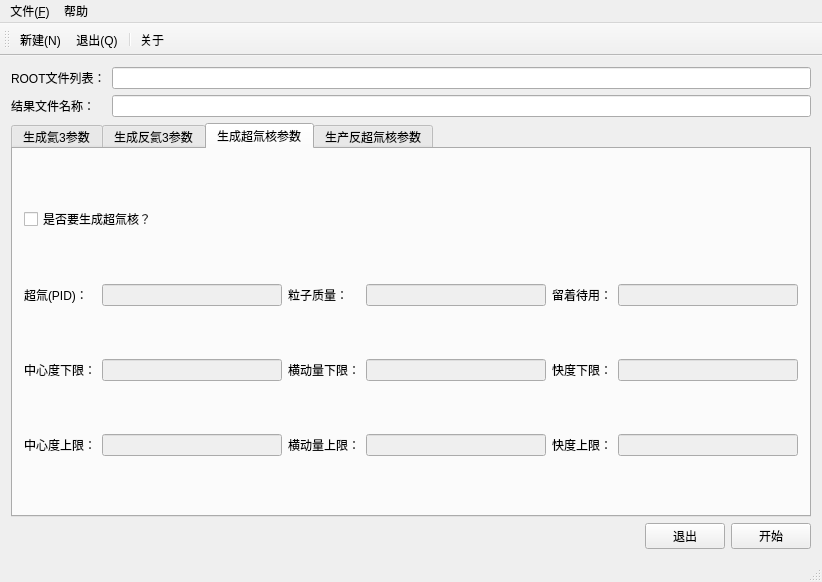
<?xml version="1.0" encoding="UTF-8"?>
<ui version="4.0">
 <class>MainWindow</class>
 <widget class="QMainWindow" name="MainWindow">
  <property name="geometry">
   <rect>
    <x>0</x>
    <y>0</y>
    <width>822</width>
    <height>582</height>
   </rect>
  </property>
  <property name="windowTitle">
   <string>MainWindow</string>
  </property>
  <widget class="QWidget" name="centralWidget">
   <layout class="QHBoxLayout" name="horizontalLayout">
    <item>
     <layout class="QVBoxLayout" name="verticalLayout">
      <item>
       <layout class="QGridLayout" name="gridLayout_3">
        <item row="0" column="0">
         <layout class="QGridLayout" name="gridLayout_2">
          <item row="0" column="0">
           <widget class="QLabel" name="inputFileListLabel">
            <property name="text">
             <string>ROOT文件列表：</string>
            </property>
            <property name="buddy">
             <cstring>inputFileListLineEdit</cstring>
            </property>
           </widget>
          </item>
          <item row="0" column="1">
           <widget class="QLineEdit" name="inputFileListLineEdit">
            <property name="text">
             <string/>
            </property>
           </widget>
          </item>
          <item row="1" column="0">
           <widget class="QLabel" name="resultFileNameLabel">
            <property name="text">
             <string>结果文件名称：</string>
            </property>
            <property name="buddy">
             <cstring>resultFileNameLineEdit</cstring>
            </property>
           </widget>
          </item>
          <item row="1" column="1">
           <widget class="QLineEdit" name="resultFileNameLineEdit"/>
          </item>
         </layout>
        </item>
        <item row="1" column="0">
         <widget class="QTabWidget" name="tabWidget">
          <property name="enabled">
           <bool>true</bool>
          </property>
          <property name="currentIndex">
           <number>2</number>
          </property>
          <widget class="QWidget" name="helium3Tab">
           <attribute name="title">
            <string>生成氦3参数</string>
           </attribute>
           <layout class="QGridLayout" name="gridLayout">
            <item row="3" column="0">
             <widget class="QLabel" name="helium3CentralityHighLabel">
              <property name="text">
               <string>中心度上限：</string>
              </property>
              <property name="buddy">
               <cstring>helium3CentralityHighLineEdit</cstring>
              </property>
             </widget>
            </item>
            <item row="3" column="4">
             <widget class="QLabel" name="helium3RapidityHighLabel">
              <property name="text">
               <string>快度上限：</string>
              </property>
              <property name="buddy">
               <cstring>helium3RapidityHighLineEdit</cstring>
              </property>
             </widget>
            </item>
            <item row="1" column="4">
             <widget class="QLabel" name="helium3WaitingLabel">
              <property name="text">
               <string>留着待用：</string>
              </property>
              <property name="buddy">
               <cstring>helium3WaitingLineEdit</cstring>
              </property>
             </widget>
            </item>
            <item row="1" column="3">
             <widget class="QLineEdit" name="helium3MassLineEdit">
              <property name="enabled">
               <bool>false</bool>
              </property>
             </widget>
            </item>
            <item row="2" column="1">
             <widget class="QLineEdit" name="helium3CentralityLowLineEdit">
              <property name="enabled">
               <bool>false</bool>
              </property>
             </widget>
            </item>
            <item row="3" column="3">
             <widget class="QLineEdit" name="helium3PtHighLineEdit">
              <property name="enabled">
               <bool>false</bool>
              </property>
             </widget>
            </item>
            <item row="1" column="2">
             <widget class="QLabel" name="helium3MassLabel">
              <property name="text">
               <string>粒子质量：</string>
              </property>
              <property name="buddy">
               <cstring>helium3MassLineEdit</cstring>
              </property>
             </widget>
            </item>
            <item row="3" column="1">
             <widget class="QLineEdit" name="helium3CentralityHighLineEdit">
              <property name="enabled">
               <bool>false</bool>
              </property>
             </widget>
            </item>
            <item row="1" column="5">
             <widget class="QLineEdit" name="helium3WaitingLineEdit">
              <property name="enabled">
               <bool>false</bool>
              </property>
             </widget>
            </item>
            <item row="2" column="4">
             <widget class="QLabel" name="helium3RapidityLowLabel">
              <property name="text">
               <string>快度下限：</string>
              </property>
              <property name="buddy">
               <cstring>helium3RapidityLowLineEdit</cstring>
              </property>
             </widget>
            </item>
            <item row="2" column="0">
             <widget class="QLabel" name="helium3CentralityLowLabel">
              <property name="text">
               <string>中心度下限：</string>
              </property>
              <property name="buddy">
               <cstring>helium3CentralityLowLineEdit</cstring>
              </property>
             </widget>
            </item>
            <item row="1" column="0">
             <widget class="QLabel" name="helium3PIDLabel">
              <property name="text">
               <string>氦3(PID)：</string>
              </property>
              <property name="buddy">
               <cstring>helium3PIDLineEdit</cstring>
              </property>
             </widget>
            </item>
            <item row="3" column="2">
             <widget class="QLabel" name="helium3PtHighLabel">
              <property name="text">
               <string>横动量上限：</string>
              </property>
              <property name="buddy">
               <cstring>helium3PtHighLineEdit</cstring>
              </property>
             </widget>
            </item>
            <item row="2" column="5">
             <widget class="QLineEdit" name="helium3RapidityLowLineEdit">
              <property name="enabled">
               <bool>false</bool>
              </property>
             </widget>
            </item>
            <item row="1" column="1">
             <widget class="QLineEdit" name="helium3PIDLineEdit">
              <property name="enabled">
               <bool>false</bool>
              </property>
             </widget>
            </item>
            <item row="2" column="2">
             <widget class="QLabel" name="helium3PtLowLabel">
              <property name="text">
               <string>横动量下限：</string>
              </property>
              <property name="buddy">
               <cstring>helium3PtLowLineEdit</cstring>
              </property>
             </widget>
            </item>
            <item row="3" column="5">
             <widget class="QLineEdit" name="helium3RapidityHighLineEdit">
              <property name="enabled">
               <bool>false</bool>
              </property>
             </widget>
            </item>
            <item row="2" column="3">
             <widget class="QLineEdit" name="helium3PtLowLineEdit">
              <property name="enabled">
               <bool>false</bool>
              </property>
             </widget>
            </item>
            <item row="0" column="0" colspan="6">
             <widget class="QCheckBox" name="helium3CheckBox">
              <property name="text">
               <string>是否要生成Helium3粒子？</string>
              </property>
             </widget>
            </item>
           </layout>
          </widget>
          <widget class="QWidget" name="antiHelium3Tab">
           <attribute name="title">
            <string>生成反氦3参数</string>
           </attribute>
           <layout class="QGridLayout" name="gridLayout_5">
            <item row="0" column="0" colspan="6">
             <widget class="QCheckBox" name="antiHelium3CheckBox">
              <property name="text">
               <string>是否要生成反Helium3粒子？</string>
              </property>
             </widget>
            </item>
            <item row="1" column="0">
             <widget class="QLabel" name="antiHelium3PIDLabel">
              <property name="text">
               <string>氦3(PID)：</string>
              </property>
              <property name="buddy">
               <cstring>antiHelium3PIDLineEdit</cstring>
              </property>
             </widget>
            </item>
            <item row="1" column="1">
             <widget class="QLineEdit" name="antiHelium3PIDLineEdit">
              <property name="enabled">
               <bool>false</bool>
              </property>
             </widget>
            </item>
            <item row="1" column="2">
             <widget class="QLabel" name="antiHelium3MassLabel">
              <property name="text">
               <string>粒子质量：</string>
              </property>
              <property name="buddy">
               <cstring>antiHelium3MassLineEdit</cstring>
              </property>
             </widget>
            </item>
            <item row="1" column="3">
             <widget class="QLineEdit" name="antiHelium3MassLineEdit">
              <property name="enabled">
               <bool>false</bool>
              </property>
             </widget>
            </item>
            <item row="1" column="4">
             <widget class="QLabel" name="antiHelium3WaitingLabel">
              <property name="text">
               <string>留着待用：</string>
              </property>
              <property name="buddy">
               <cstring>antiHelium3WaitingLineEdit</cstring>
              </property>
             </widget>
            </item>
            <item row="2" column="0">
             <widget class="QLabel" name="antiHelium3CentralityLowLabel">
              <property name="text">
               <string>中心度下限：</string>
              </property>
              <property name="buddy">
               <cstring>antiHelium3CentralityLowLineEdit</cstring>
              </property>
             </widget>
            </item>
            <item row="2" column="1">
             <widget class="QLineEdit" name="antiHelium3CentralityLowLineEdit">
              <property name="enabled">
               <bool>false</bool>
              </property>
             </widget>
            </item>
            <item row="2" column="2">
             <widget class="QLabel" name="antiHelium3PtLowLabel">
              <property name="text">
               <string>横动量下限：</string>
              </property>
              <property name="buddy">
               <cstring>antiHelium3PtLowLineEdit</cstring>
              </property>
             </widget>
            </item>
            <item row="2" column="3">
             <widget class="QLineEdit" name="antiHelium3PtLowLineEdit">
              <property name="enabled">
               <bool>false</bool>
              </property>
             </widget>
            </item>
            <item row="2" column="4">
             <widget class="QLabel" name="antiHelium3RapidityLowLabel">
              <property name="text">
               <string>快度下限：</string>
              </property>
              <property name="buddy">
               <cstring>antiHelium3RapidityLowLineEdit</cstring>
              </property>
             </widget>
            </item>
            <item row="2" column="5">
             <widget class="QLineEdit" name="antiHelium3RapidityLowLineEdit">
              <property name="enabled">
               <bool>false</bool>
              </property>
             </widget>
            </item>
            <item row="3" column="0">
             <widget class="QLabel" name="antiHelium3CentralityHighLabel">
              <property name="text">
               <string>中心度上限：</string>
              </property>
              <property name="buddy">
               <cstring>antiHelium3CentralityHighLineEdit</cstring>
              </property>
             </widget>
            </item>
            <item row="3" column="1">
             <widget class="QLineEdit" name="antiHelium3CentralityHighLineEdit">
              <property name="enabled">
               <bool>false</bool>
              </property>
             </widget>
            </item>
            <item row="3" column="2">
             <widget class="QLabel" name="antiHeilum3PtLowLabel">
              <property name="text">
               <string>横动量上限：</string>
              </property>
              <property name="buddy">
               <cstring>antiHelium3PtHighLineEdit</cstring>
              </property>
             </widget>
            </item>
            <item row="3" column="3">
             <widget class="QLineEdit" name="antiHelium3PtHighLineEdit">
              <property name="enabled">
               <bool>false</bool>
              </property>
             </widget>
            </item>
            <item row="3" column="4">
             <widget class="QLabel" name="antiHelium3RapidityHighLabel">
              <property name="text">
               <string>快度上限：</string>
              </property>
              <property name="buddy">
               <cstring>antiHelium3RapidityHighLineEdit</cstring>
              </property>
             </widget>
            </item>
            <item row="3" column="5">
             <widget class="QLineEdit" name="antiHelium3RapidityHighLineEdit">
              <property name="enabled">
               <bool>false</bool>
              </property>
             </widget>
            </item>
            <item row="1" column="5">
             <widget class="QLineEdit" name="antiHelium3WaitingLineEdit">
              <property name="enabled">
               <bool>false</bool>
              </property>
             </widget>
            </item>
           </layout>
          </widget>
          <widget class="QWidget" name="tab_2">
           <attribute name="title">
            <string>生成超氚核参数</string>
           </attribute>
           <layout class="QGridLayout" name="gridLayout_6">
            <item row="0" column="0" colspan="6">
             <widget class="QCheckBox" name="hypertritonCheckBox">
              <property name="text">
               <string>是否要生成超氚核？</string>
              </property>
             </widget>
            </item>
            <item row="1" column="0">
             <widget class="QLabel" name="hypertritonPIDLabel">
              <property name="text">
               <string>超氚(PID)：</string>
              </property>
              <property name="buddy">
               <cstring>hypertritonPIDLineEdit</cstring>
              </property>
             </widget>
            </item>
            <item row="1" column="1">
             <widget class="QLineEdit" name="hypertritonPIDLineEdit">
              <property name="enabled">
               <bool>false</bool>
              </property>
             </widget>
            </item>
            <item row="1" column="2">
             <widget class="QLabel" name="hypertritonMassLabel">
              <property name="text">
               <string>粒子质量：</string>
              </property>
              <property name="buddy">
               <cstring>hypertritonMassLineEdit</cstring>
              </property>
             </widget>
            </item>
            <item row="1" column="3">
             <widget class="QLineEdit" name="hypertritonMassLineEdit">
              <property name="enabled">
               <bool>false</bool>
              </property>
             </widget>
            </item>
            <item row="1" column="4">
             <widget class="QLabel" name="hypertritonWaitingLabel">
              <property name="text">
               <string>留着待用：</string>
              </property>
              <property name="buddy">
               <cstring>hypertritonWaitingLineEdit</cstring>
              </property>
             </widget>
            </item>
            <item row="1" column="5">
             <widget class="QLineEdit" name="hypertritonWaitingLineEdit">
              <property name="enabled">
               <bool>false</bool>
              </property>
             </widget>
            </item>
            <item row="2" column="0">
             <widget class="QLabel" name="hypertritonCentralityLowLabel">
              <property name="text">
               <string>中心度下限：</string>
              </property>
              <property name="buddy">
               <cstring>hypertritonCentralityLowLineEdit</cstring>
              </property>
             </widget>
            </item>
            <item row="2" column="1">
             <widget class="QLineEdit" name="hypertritonCentralityLowLineEdit">
              <property name="enabled">
               <bool>false</bool>
              </property>
             </widget>
            </item>
            <item row="2" column="2">
             <widget class="QLabel" name="hypertritonPtLowLabel">
              <property name="text">
               <string>横动量下限：</string>
              </property>
              <property name="buddy">
               <cstring>hypertritonPtLowLineEdit</cstring>
              </property>
             </widget>
            </item>
            <item row="2" column="3">
             <widget class="QLineEdit" name="hypertritonPtLowLineEdit">
              <property name="enabled">
               <bool>false</bool>
              </property>
             </widget>
            </item>
            <item row="2" column="4">
             <widget class="QLabel" name="hypertritonRapidityLowLabel">
              <property name="text">
               <string>快度下限：</string>
              </property>
              <property name="buddy">
               <cstring>hypertritonRapidityLowLineEdit</cstring>
              </property>
             </widget>
            </item>
            <item row="2" column="5">
             <widget class="QLineEdit" name="hypertritonRapidityLowLineEdit">
              <property name="enabled">
               <bool>false</bool>
              </property>
             </widget>
            </item>
            <item row="3" column="0">
             <widget class="QLabel" name="hypertritonCentralityHighLabel">
              <property name="text">
               <string>中心度上限：</string>
              </property>
              <property name="buddy">
               <cstring>hypertritonCentralityHighLineEdit</cstring>
              </property>
             </widget>
            </item>
            <item row="3" column="1">
             <widget class="QLineEdit" name="hypertritonCentralityHighLineEdit">
              <property name="enabled">
               <bool>false</bool>
              </property>
             </widget>
            </item>
            <item row="3" column="2">
             <widget class="QLabel" name="hypertritonPtHighLabel">
              <property name="text">
               <string>横动量上限：</string>
              </property>
              <property name="buddy">
               <cstring>hypertritonPtHighLineEdit</cstring>
              </property>
             </widget>
            </item>
            <item row="3" column="3">
             <widget class="QLineEdit" name="hypertritonPtHighLineEdit">
              <property name="enabled">
               <bool>false</bool>
              </property>
             </widget>
            </item>
            <item row="3" column="4">
             <widget class="QLabel" name="hypertritonRapidityHighLabel">
              <property name="text">
               <string>快度上限：</string>
              </property>
              <property name="buddy">
               <cstring>hypertritonRapidityHighLineEdit</cstring>
              </property>
             </widget>
            </item>
            <item row="3" column="5">
             <widget class="QLineEdit" name="hypertritonRapidityHighLineEdit">
              <property name="enabled">
               <bool>false</bool>
              </property>
             </widget>
            </item>
           </layout>
          </widget>
          <widget class="QWidget" name="tab_4">
           <attribute name="title">
            <string>生产反超氚核参数</string>
           </attribute>
           <layout class="QGridLayout" name="gridLayout_7">
            <item row="0" column="0" colspan="6">
             <widget class="QCheckBox" name="antiHypertritonCheckBox">
              <property name="text">
               <string>是否要生成反超氚核？</string>
              </property>
             </widget>
            </item>
            <item row="1" column="0">
             <widget class="QLabel" name="antiHypertritonPIDLabel">
              <property name="text">
               <string>反超氚(PID)：</string>
              </property>
              <property name="buddy">
               <cstring>antiHypertritonPIDLineEdit</cstring>
              </property>
             </widget>
            </item>
            <item row="1" column="1">
             <widget class="QLineEdit" name="antiHypertritonPIDLineEdit">
              <property name="enabled">
               <bool>false</bool>
              </property>
             </widget>
            </item>
            <item row="1" column="2">
             <widget class="QLabel" name="antiHypertritonMassLabel">
              <property name="text">
               <string>粒子质量：</string>
              </property>
              <property name="buddy">
               <cstring>antiHypertritonMassLineEdit</cstring>
              </property>
             </widget>
            </item>
            <item row="1" column="3">
             <widget class="QLineEdit" name="antiHypertritonMassLineEdit">
              <property name="enabled">
               <bool>false</bool>
              </property>
             </widget>
            </item>
            <item row="1" column="4">
             <widget class="QLabel" name="antiHypertritonWaitingLabel">
              <property name="text">
               <string>留着待用：</string>
              </property>
              <property name="buddy">
               <cstring>antiHypertritonWaitingLineEdit</cstring>
              </property>
             </widget>
            </item>
            <item row="1" column="5">
             <widget class="QLineEdit" name="antiHypertritonWaitingLineEdit">
              <property name="enabled">
               <bool>false</bool>
              </property>
             </widget>
            </item>
            <item row="2" column="0">
             <widget class="QLabel" name="antiHypertritonCentralityLowLabel">
              <property name="text">
               <string>中心度下限：</string>
              </property>
              <property name="buddy">
               <cstring>antiHypertritonCentralityLowLineEdit</cstring>
              </property>
             </widget>
            </item>
            <item row="2" column="1">
             <widget class="QLineEdit" name="antiHypertritonCentralityLowLineEdit">
              <property name="enabled">
               <bool>false</bool>
              </property>
             </widget>
            </item>
            <item row="2" column="2">
             <widget class="QLabel" name="antiHypertritonPtLowLabel">
              <property name="text">
               <string>横动量下限：</string>
              </property>
              <property name="buddy">
               <cstring>antiHypertritonPtLowLineEdit</cstring>
              </property>
             </widget>
            </item>
            <item row="2" column="3">
             <widget class="QLineEdit" name="antiHypertritonPtLowLineEdit">
              <property name="enabled">
               <bool>false</bool>
              </property>
             </widget>
            </item>
            <item row="2" column="4">
             <widget class="QLabel" name="antiHypertritonRapidityLowLabel">
              <property name="text">
               <string>快度下限：</string>
              </property>
              <property name="buddy">
               <cstring>antiHypertritonRapidityLowLineEdit</cstring>
              </property>
             </widget>
            </item>
            <item row="2" column="5">
             <widget class="QLineEdit" name="antiHypertritonRapidityLowLineEdit">
              <property name="enabled">
               <bool>false</bool>
              </property>
             </widget>
            </item>
            <item row="3" column="0">
             <widget class="QLabel" name="antiHypertritonCentralityHighLabel">
              <property name="text">
               <string>中心度上限：</string>
              </property>
              <property name="buddy">
               <cstring>antiHypertritonCentralityHighLineEdit</cstring>
              </property>
             </widget>
            </item>
            <item row="3" column="1">
             <widget class="QLineEdit" name="antiHypertritonCentralityHighLineEdit">
              <property name="enabled">
               <bool>false</bool>
              </property>
             </widget>
            </item>
            <item row="3" column="2">
             <widget class="QLabel" name="antiHypertritonPtHighLabel">
              <property name="text">
               <string>横动量上限：</string>
              </property>
              <property name="buddy">
               <cstring>antiHypertritonPtHighLineEdit</cstring>
              </property>
             </widget>
            </item>
            <item row="3" column="3">
             <widget class="QLineEdit" name="antiHypertritonPtHighLineEdit">
              <property name="enabled">
               <bool>false</bool>
              </property>
             </widget>
            </item>
            <item row="3" column="4">
             <widget class="QLabel" name="antiHypertritonRapidityHighLabel">
              <property name="text">
               <string>快度上限：</string>
              </property>
              <property name="buddy">
               <cstring>antiHypertritonRapidityHighLineEdit</cstring>
              </property>
             </widget>
            </item>
            <item row="3" column="5">
             <widget class="QLineEdit" name="antiHypertritonRapidityHighLineEdit">
              <property name="enabled">
               <bool>false</bool>
              </property>
             </widget>
            </item>
           </layout>
          </widget>
         </widget>
        </item>
       </layout>
      </item>
      <item>
       <layout class="QGridLayout" name="gridLayout_4">
        <item row="0" column="0">
         <spacer name="horizontalSpacer">
          <property name="orientation">
           <enum>Qt::Horizontal</enum>
          </property>
          <property name="sizeHint" stdset="0">
           <size>
            <width>40</width>
            <height>20</height>
           </size>
          </property>
         </spacer>
        </item>
        <item row="0" column="1">
         <widget class="QPushButton" name="exitButton">
          <property name="text">
           <string>退出</string>
          </property>
         </widget>
        </item>
        <item row="0" column="2">
         <widget class="QPushButton" name="startButton">
          <property name="text">
           <string>开始</string>
          </property>
         </widget>
        </item>
       </layout>
      </item>
     </layout>
    </item>
   </layout>
  </widget>
  <widget class="QMenuBar" name="menuBar">
   <property name="geometry">
    <rect>
     <x>0</x>
     <y>0</y>
     <width>822</width>
     <height>27</height>
    </rect>
   </property>
   <widget class="QMenu" name="menu_F">
    <property name="title">
     <string>文件(&amp;F)</string>
    </property>
    <addaction name="newAction"/>
    <addaction name="quitAction"/>
   </widget>
   <widget class="QMenu" name="menu">
    <property name="title">
     <string>帮助</string>
    </property>
    <addaction name="aboutAction"/>
    <addaction name="aboutQtAction"/>
   </widget>
   <addaction name="menu_F"/>
   <addaction name="menu"/>
  </widget>
  <widget class="QStatusBar" name="statusBar"/>
  <widget class="QToolBar" name="mainToolBar">
   <attribute name="toolBarArea">
    <enum>TopToolBarArea</enum>
   </attribute>
   <attribute name="toolBarBreak">
    <bool>false</bool>
   </attribute>
   <addaction name="newAction"/>
   <addaction name="quitAction"/>
   <addaction name="separator"/>
   <addaction name="aboutAction"/>
  </widget>
  <action name="newAction">
   <property name="icon">
    <iconset resource="resources.qrc">
     <normaloff>:/images/new.png</normaloff>:/images/new.png</iconset>
   </property>
   <property name="text">
    <string>新建(&amp;N)</string>
   </property>
   <property name="statusTip">
    <string>开始一次新的生成</string>
   </property>
   <property name="whatsThis">
    <string/>
   </property>
   <property name="shortcut">
    <string>Ctrl+N</string>
   </property>
  </action>
  <action name="quitAction">
   <property name="icon">
    <iconset resource="resources.qrc">
     <normaloff>:/images/exit.png</normaloff>:/images/exit.png</iconset>
   </property>
   <property name="text">
    <string>退出(&amp;Q)</string>
   </property>
   <property name="statusTip">
    <string>退出程序</string>
   </property>
   <property name="shortcut">
    <string>Ctrl+Q</string>
   </property>
  </action>
  <action name="aboutAction">
   <property name="icon">
    <iconset resource="resources.qrc">
     <normaloff>:/images/tool.png</normaloff>:/images/tool.png</iconset>
   </property>
   <property name="text">
    <string>关于</string>
   </property>
   <property name="statusTip">
    <string>该程序的简介</string>
   </property>
  </action>
  <action name="aboutQtAction">
   <property name="icon">
    <iconset resource="resources.qrc">
     <normaloff>:/images/help.jpg</normaloff>:/images/help.jpg</iconset>
   </property>
   <property name="text">
    <string>关于Qt和GNU/Linux</string>
   </property>
   <property name="statusTip">
    <string>Qt和GNU/Linux项目简介</string>
   </property>
  </action>
 </widget>
 <layoutdefault spacing="6" margin="11"/>
 <resources>
  <include location="resources.qrc"/>
 </resources>
 <connections/>
</ui>
